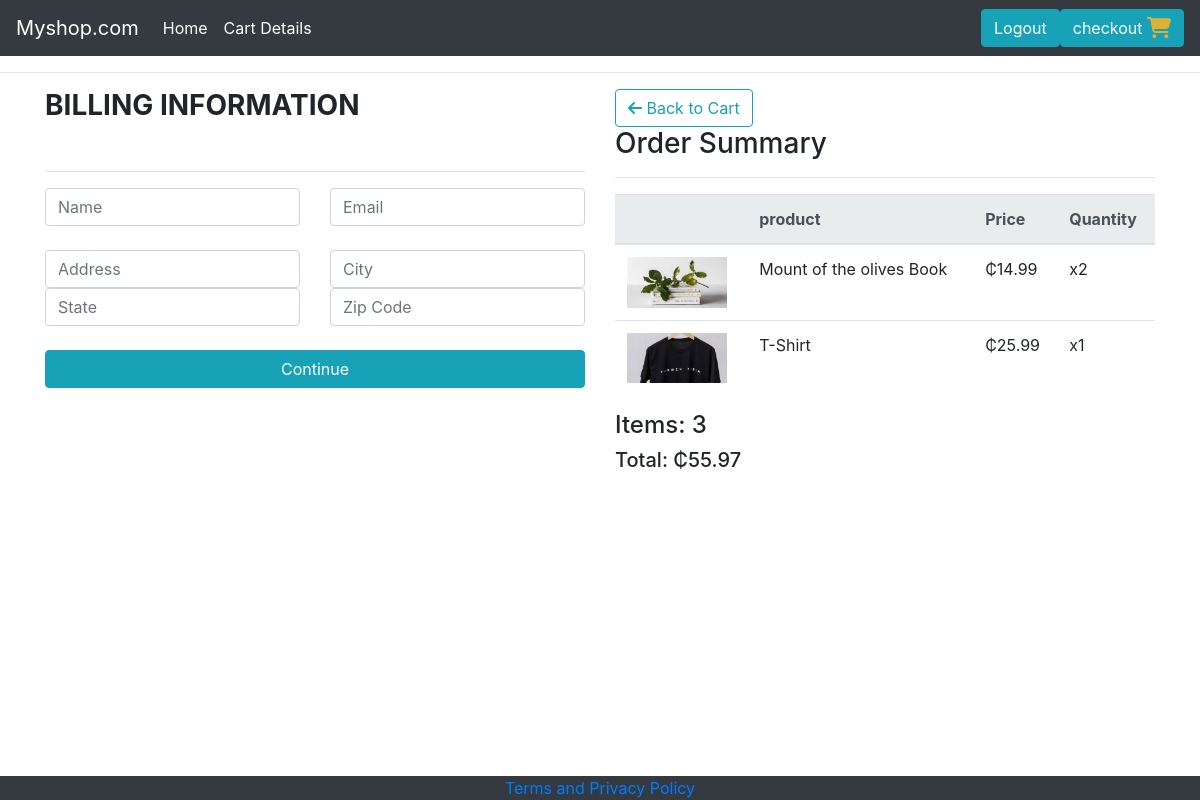
Screenshot of /checkout/ (signed in) with the database file from the repository.
### store/models.py (models this page shows, shortened)
class OrderItem(models.Model):
    product = models.ForeignKey(Product, on_delete=models.SET_NULL, blank=True, null=True)
    order = models.ForeignKey(Order, on_delete=models.SET_NULL, blank=True, null=True)
    quantity = models.IntegerField(default=0, null=True, blank=True)
    date_added = models.DateTimeField(auto_now_add=True)
    @property
    def get_total(self):
        total = self.product.price * self.quantity
        return total

class Product(models.Model):
    name = models.CharField(max_length=200, null=True)
    price = models.FloatField()
    digital = models.BooleanField(default=False, null=True, blank=False)
    image = models.ImageField(null=True, blank=True)
    @property
    def imageURL(self):
        try:
            url = self.image.url
        except:
            url = " "
        return url

class Order(models.Model):
    customer = models.ForeignKey(Customer, on_delete=models.SET_NULL,blank=True, null=True)
    date_ordered = models.DateTimeField(auto_now_add=True)
    complete = models.BooleanField(default=False, null=True, blank=False)
    trans_id = models.CharField(max_length=200, null=True)
    @property
    def get_cart_total(self):
        orderitems = self.orderitem_set.all()
        total = sum([item.get_total for item in orderitems])
        return total
    @property
    def get_cart_items(self):
        orderitems = self.orderitem_set.all()
        total = sum([item.quantity for item in orderitems])
        return total

### store/views.py (the view)
# urls.py: path("checkout/", views.checkout, name="checkout"),
@login_required(login_url="login")
def checkout(request):
    if request.user.is_authenticated:
        customer = request.user.customer
        order,created = Order.objects.get_or_create(customer = customer, complete=False)
        items = order.orderitem_set.all()
    else:
        items = []
        order = {"get_cart_total" : 0, "get_cart_items": 0}
    context = {"items" : items, "order" : order }
    return  render(request, "store/checkout.htm", context)

### store/templates/store/checkout.htm
{% extends 'store/index.htm' %}
{%load static %}
{% block content %}
<div class="row">
    <div class="col-lg-6">
        <div class=" h3 text-uppercase font-weight-bold">Billing Information</div>
        <br>
        <hr>
     <form action="" >
        <div class="row" id="user-info">
            <div class="col-sm-6">
                <input class="form-control" type="text" name="name" id="" placeholder="Name">
            </div>
            <div class="col-sm-6">
                <input class="form-control" type="email" name="email" id="" placeholder="Email">
            </div>
        </div>
        <br>
        <div class="row" id="shipping-info">
            <div class="col-sm-6">
                <input class="form-control" type="text" name="address" id="" placeholder="Address">
            </div>
            <div class="col-sm-6">
                <input class="form-control" type="text" name="city" id="" placeholder="City">
            </div>
            <div class="col-sm-6">
                <input class="form-control" type="text" name="state" id="" placeholder="State">
            </div>
            <div class="col-sm-6">
                <input class="form-control" type="text" name="zipcode" id="" placeholder="Zip Code">
            </div>
        </div>
        <br>
        <div class="text-center"><button class="btn btn-info btn-block w-100" id="form-btn" type="submit">Continue</button></div>
     </form>
    </div>
    <div class="col-lg-6">
        <div id="order-summary">
            <a href="{% url 'cart'%}" class="btn btn-outline-info">
                <i class="fas fa-arrow-left    "></i>
                Back to Cart
            </a>
            <br>
            <h3 class="h3">Order Summary</h3>
            <hr>
            <table class="table">
                <thead class="thead-light">
                    <th><div class="img"></div></th>
                    <th>product</th>
                    <th>Price</th>
                    <th>Quantity</th>
                </thead>
                <tbody class="tbody">
                    {% for item in items %}
                    <tr>
                        <td ><img style="width: 100px;" src="{{item.product.imageURL}}" alt=""></td>
                        <td>{{item.product.name}}</td>
                        <td>&#x20B5;{{item.product.price}}</td>
                        <td>x{{item.quantity}}</td>
                    </tr>
                    {% endfor %}
                </tbody>
            </table>
            <h5 class="h4">Items: {{order.get_cart_items}}</h5>
            <h4 class="h5">Total: &#x20B5;{{order.get_cart_total | floatformat:2}}</h4>
        </div>
    </div>
</div>
{% endblock content %}

### rows the page displays
OrderItem: product.imageURL (picture), product.name "Mount of the olives Book", product.price "14.99", quantity "2"
OrderItem: product.imageURL (picture), product.name "T-Shirt", product.price "25.99", quantity "1"
Order: get_cart_items "3", get_cart_total "55.97"
